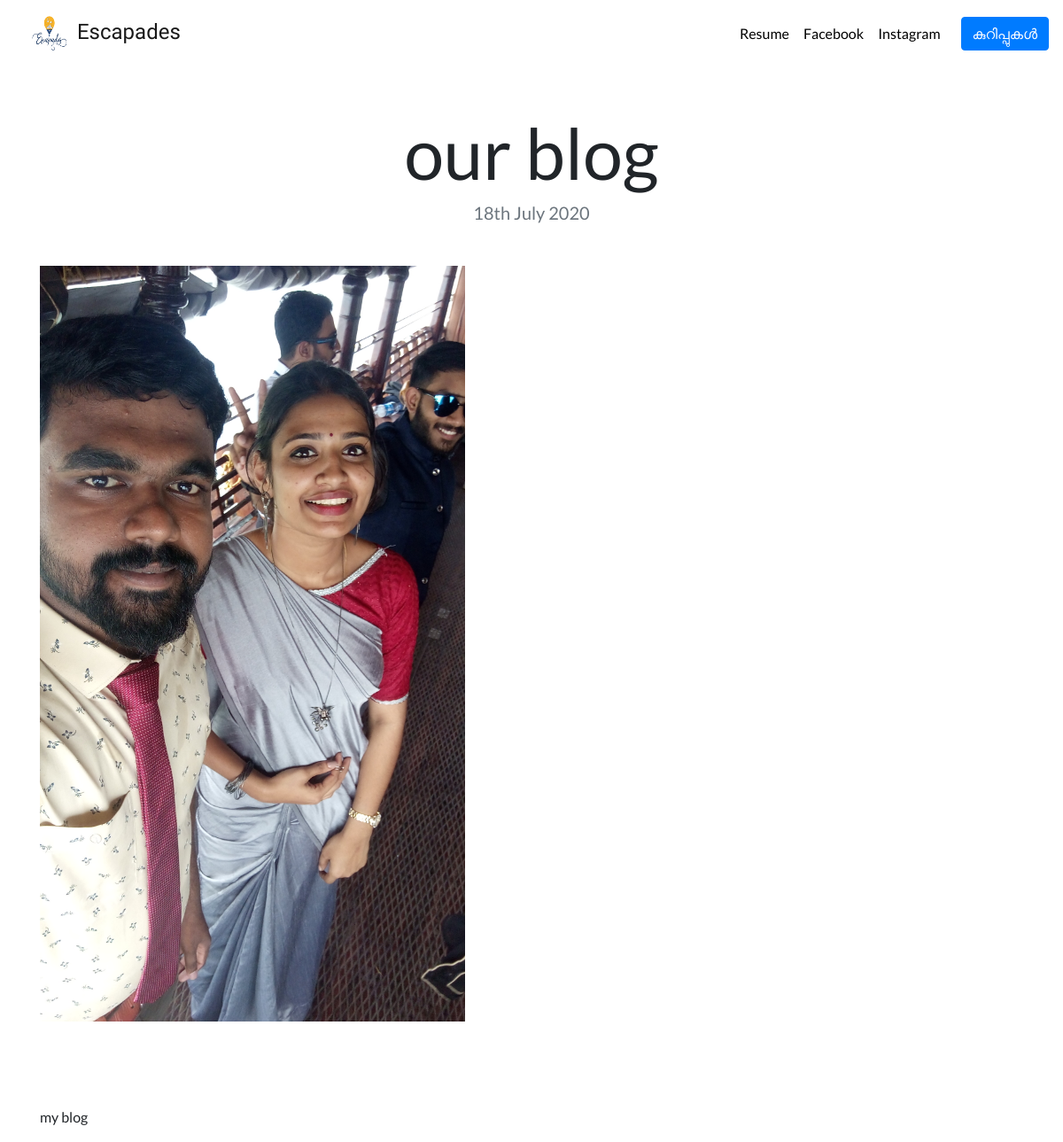
Screenshot of /blog/9 with the database file from the repository.
### blog/models.py (models this page shows, shortened)
class BlogModel(models.Model):
    blog_title = models.CharField(max_length=30)
    blog_time = models.DateTimeField(auto_now_add=True)
    blog_description = RichTextUploadingField()

### blog/views.py (the view)
# urls.py: path('<int:blog_id>',views.detail,name='detail'),
def detail(request, blog_id):
    blog= get_object_or_404(BlogModel,pk = blog_id)
    return(render(request,'blog/detail.html',{'blog':blog}))

### blog/templates/blog/detail.html
{% extends "portfolio/base.html" %}
{% block content %}
<h1 class="text-center mt-5" id="blogdetailtitle">{{ blog.blog_title }}</h1>
<h5 class="text-center text-muted mb-5">{{ blog.blog_time|date:'jS F Y' }}</h5>
{{ blog.blog_description|safe }}
{% endblock content %}

### portfolio/static/portfolio/custom.css (style rules this page uses)
body { font-family: 'Lato', sans-serif; background-image: url('https://cdn.inspirationhut.net/wp-content/uploads/2013/05/201.png'); }
@media (min-width: 992px) { #blogdetailtitle { font-size: 5rem; } }

### rows the page displays
BlogModel: blog_title "our blog", blog_time "18th July 2020", blog_description (picture), blog_description "my blog"
